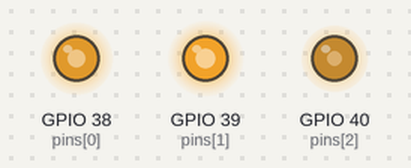
Recording of a program running on a simulated ESP32 board running MicroPython. On the bench: output pins drawn as LEDs (lit = HIGH). Random numbers come from a fixed seed.

Above: at 0.1 s.
At 5.1 s:
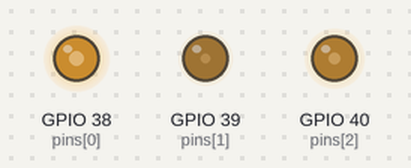
At 9.9 s:
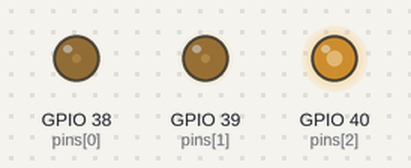
At 19.9 s:
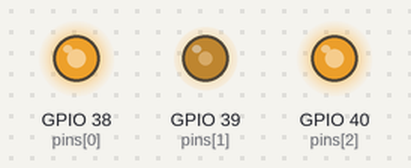
At 29.71 s:
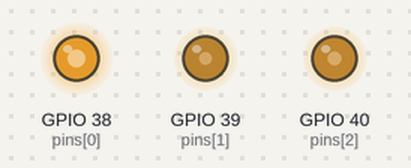
At 39.71 s:
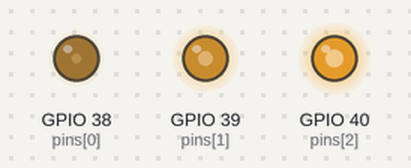
Timing chart, 0 to 40.0 s (numbered marks = the images above):
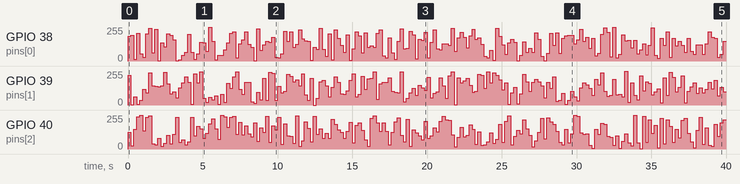

Measured:
- by itself, GPIO 39 (pins[1]): 0/255 → 223/255 at 0.00 s, → 2/255 0.20 s later, → 61/255 0.20 s later, → 6/255 0.20 s later, … (200 changes in this stretch)
- by itself, GPIO 38 (pins[0]): 0/255 → 186/255 at 0.00 s, → 195/255 0.20 s later, → 14/255 0.20 s later, → 207/255 0.20 s later, … (198 changes in this stretch)

The program:

RandomColorLight.py
```python
from machine import Pin,PWM
from random import randint
import time

pins=[38,39,40]

pwm0=PWM(Pin(pins[0]),10000)
pwm1=PWM(Pin(pins[1]),10000)
pwm2=PWM(Pin(pins[2]),10000)

def setColor(r,g,b):
    pwm0.duty(1023-r)
    pwm1.duty(1023-g)
    pwm2.duty(1023-b)

try:
    while True:
        red   = randint(0,1023)
        green = randint(0,1023)
        blue  = randint(0,1023)
        setColor(red,green,blue)
        time.sleep_ms(200)
except:
    pwm0.deinit()
    pwm1.deinit()
    pwm2.deinit()
```
